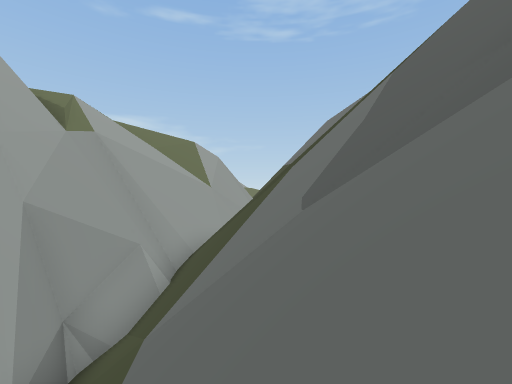
view 1 (above)

20 first-person views from a walk through a scene from a Unity 3-D project. The camera is 1.2 m above the floor, looks level and sees 90° across. The floor is counted in squares, 2 m on a side. Each view is taken from the middle of a square. On the plan, view 1 faces up. The plan holds only what a view shows up to about 9 squares ahead; the rest is blank. The place goes on beyond the plan. The player is left out. Door leaves are left out, so doorways stand open. Some surface patterns are stand-ins.

view 2
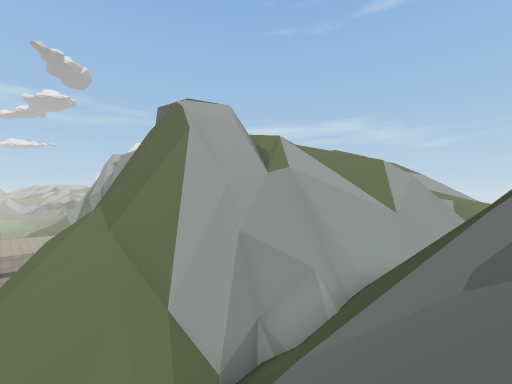

view 3
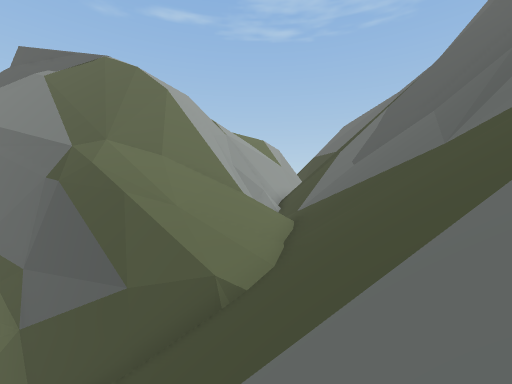

view 4
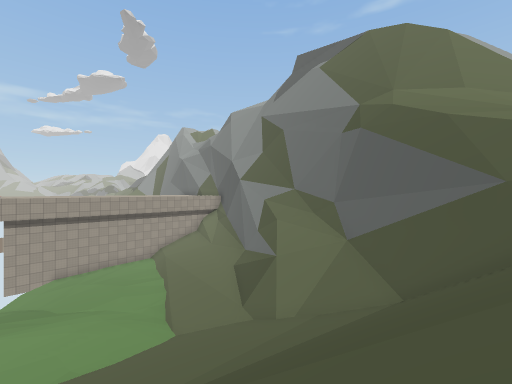

view 5
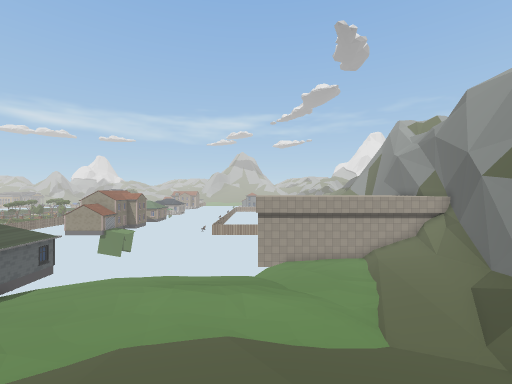

view 6
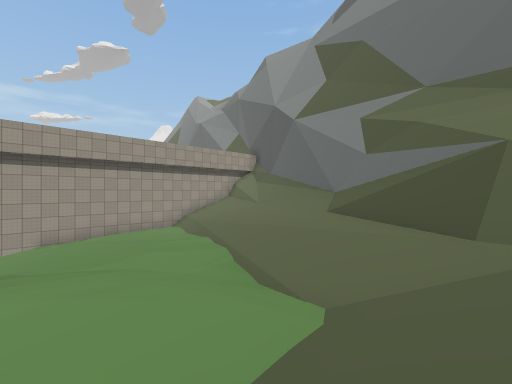

view 7
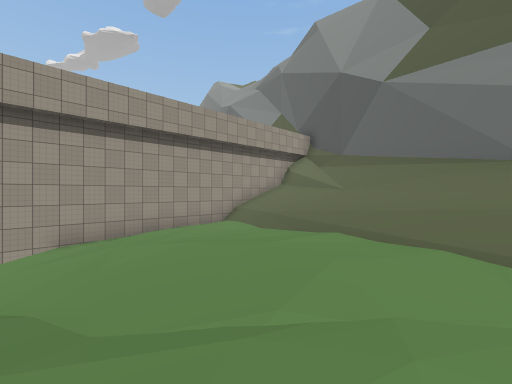

view 8
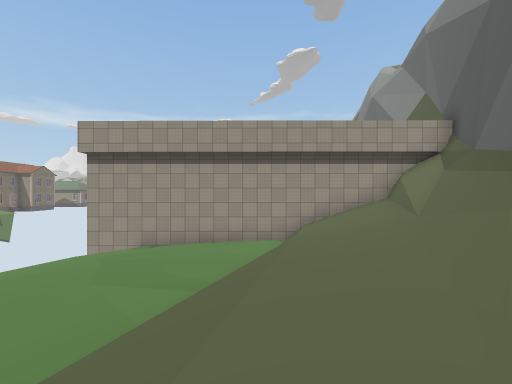

view 9
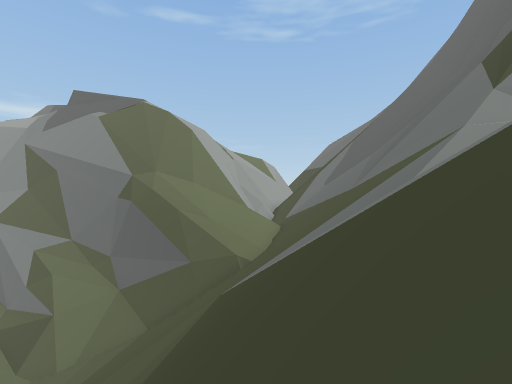

view 10
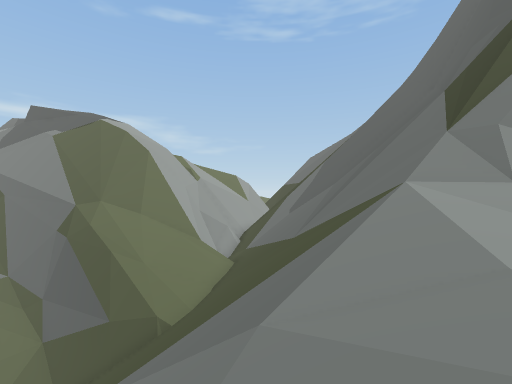

view 11
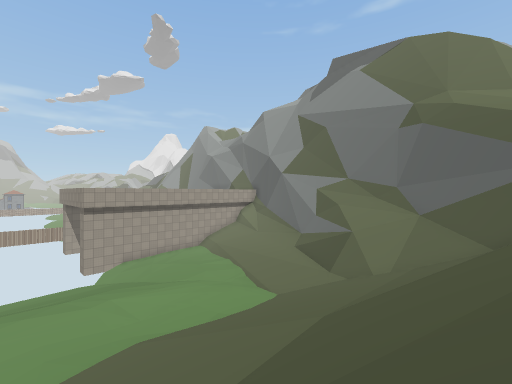

view 12
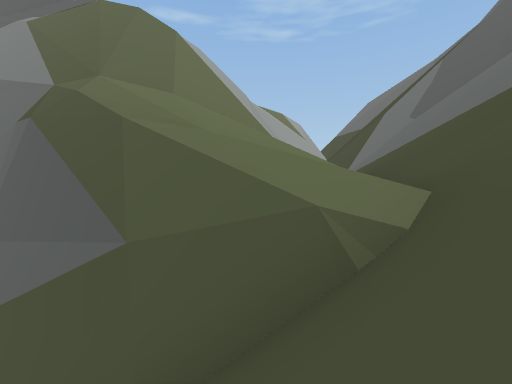

view 13
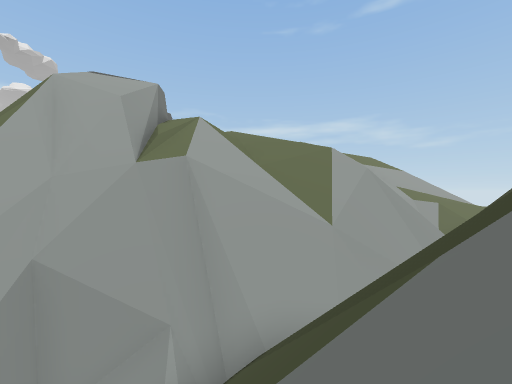

view 14
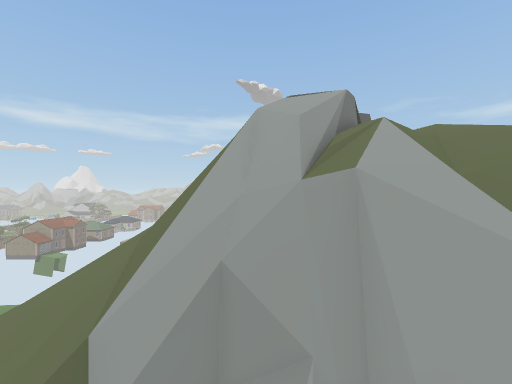

view 15
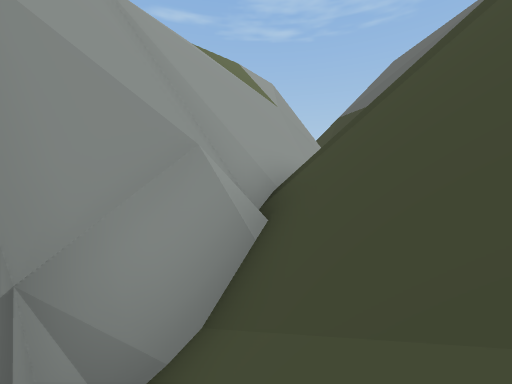

view 16
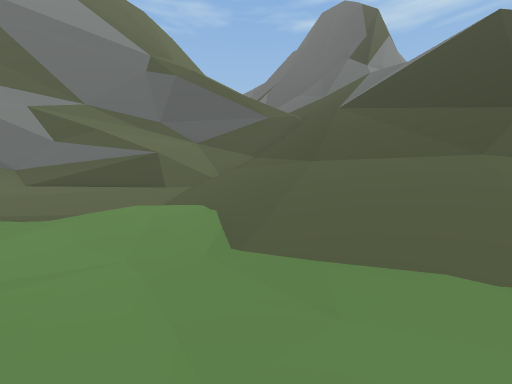

view 17
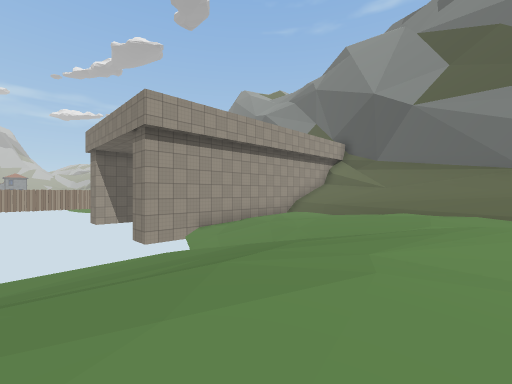

view 18
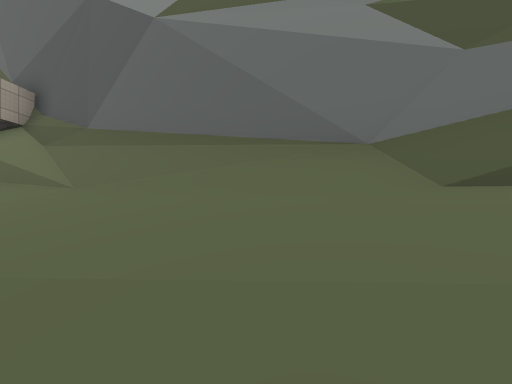

view 19
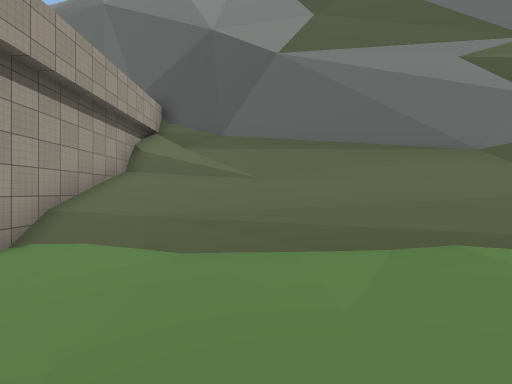

view 20
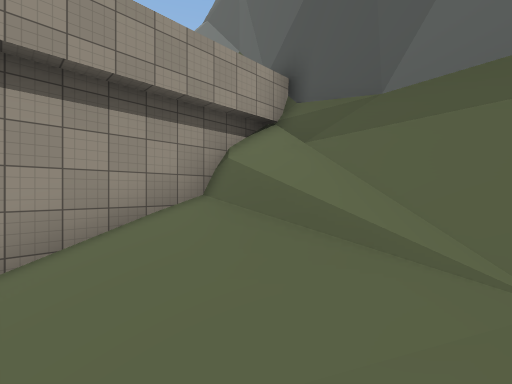

### Floor plan
Key: @ floor where view 1 was taken; # wall or solid block; x gap in a wall; . main floor; : floor 0.75 m higher than the main floor; - floor 0.75 m lower than the main floor; + floor 1.5 m higher than the main floor; * floor 14.25 m higher than the main floor; % floor 15.25 m higher than the main floor; & floor 16 m higher than the main floor; / step, stairs or slope; = window, fence, low wall or low ledge; ^ raised ledge; v drop or lower ground.
Columns run from 25 left of view 1 to 6 right of it. Each row starts with its distance up from view 1.
 12                          =   vv
 11                   ///   /v    v
 10                   //////vv
  9                   //////v
  8                  #/////vv
  7                 //#//vv#v
  6 vvvv=           ///v/v#=///=vv
  5    ##^^     vvvvvvvvv=#////#vv#
  4    #=###      vvvv=   #/////#x
  3    #/=//#^  ^  ^##^^^##////////
  2    #//////#^##^^=//##/#////////
  1    #////////#####v////////////
  0    #///::+++=##//#v//////@/////#
 -1    #../////++/#///#v//////////#^
 -2    #-.....////==///###////////#
 -3    #-......./////////////////##
 -4    #-......./:///////////////#
 -5    #--......:::////////////&/
 -6    # ---.....://///////////%
 -7       --......////////////*
 -8        -......////////////
 -9        -......///////////
-10        -......//////////

Where each view was taken, in squares from view 1:
view 1: 0 up, 0 right, facing up
view 2: 0 up, 1 right, facing up-left
view 3: 6 down, 3 left, facing up
view 4: 7 down, 5 left, facing up-left
view 5: 7 down, 5 left, facing left
view 6: 6 down, 10 left, facing up-left
view 7: 6 down, 14 left, facing up-left
view 8: 1 down, 13 left, facing left
view 9: 10 down, 3 left, facing up
view 10: 9 down, 1 left, facing up
view 11: 10 down, 6 left, facing up-left
view 12: 4 down, 4 left, facing up
view 13: 4 up, 1 right, facing up-left
view 14: 5 up, 1 right, facing left
view 15: 3 up, 2 left, facing up
view 16: 10 down, 14 left, facing up-right
view 17: 10 down, 14 left, facing up-left
view 18: 2 down, 15 left, facing up
view 19: 4 down, 18 left, facing up
view 20: 1 up, 18 left, facing up-left
